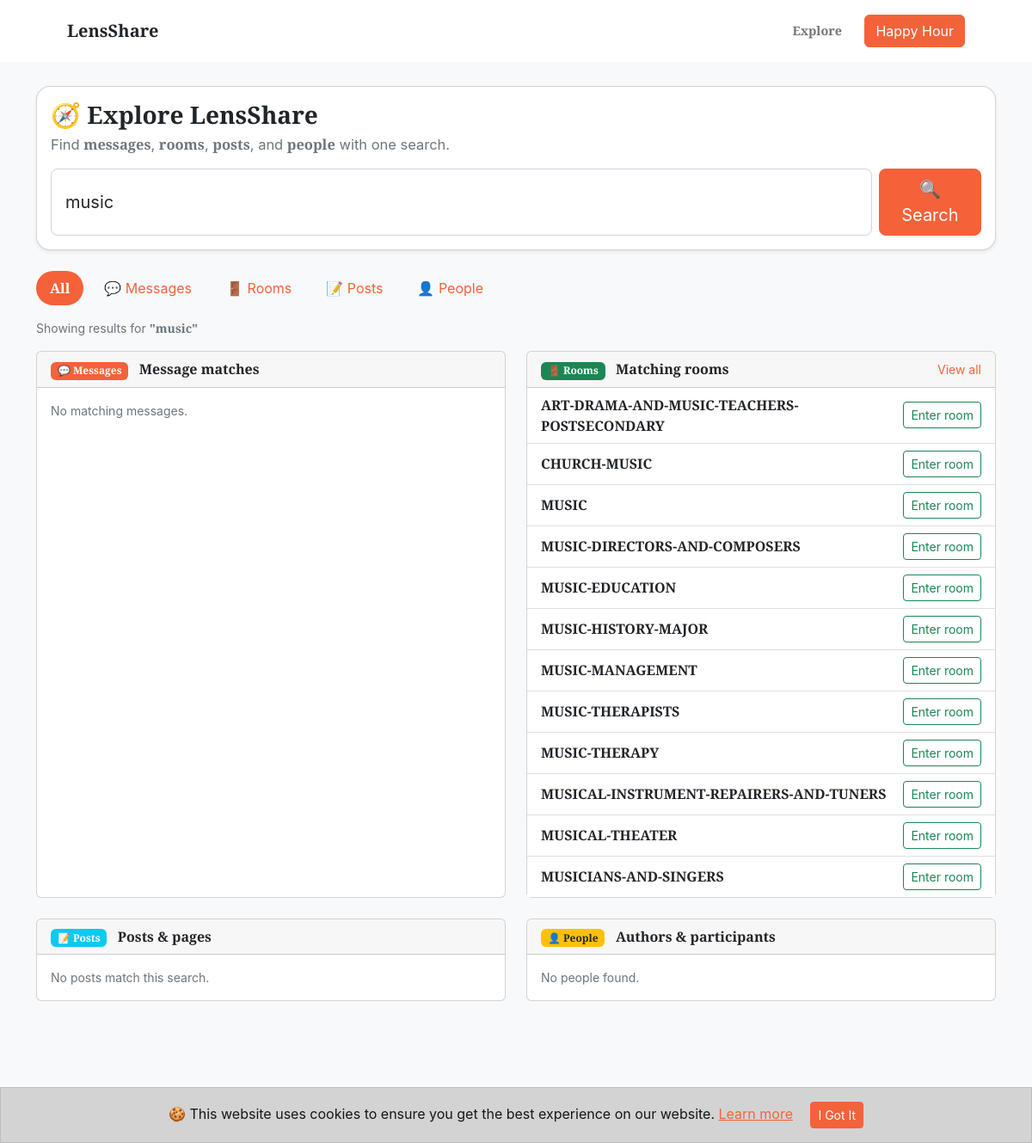
/search.php?q=music, run on an earlier commit of the app's database.
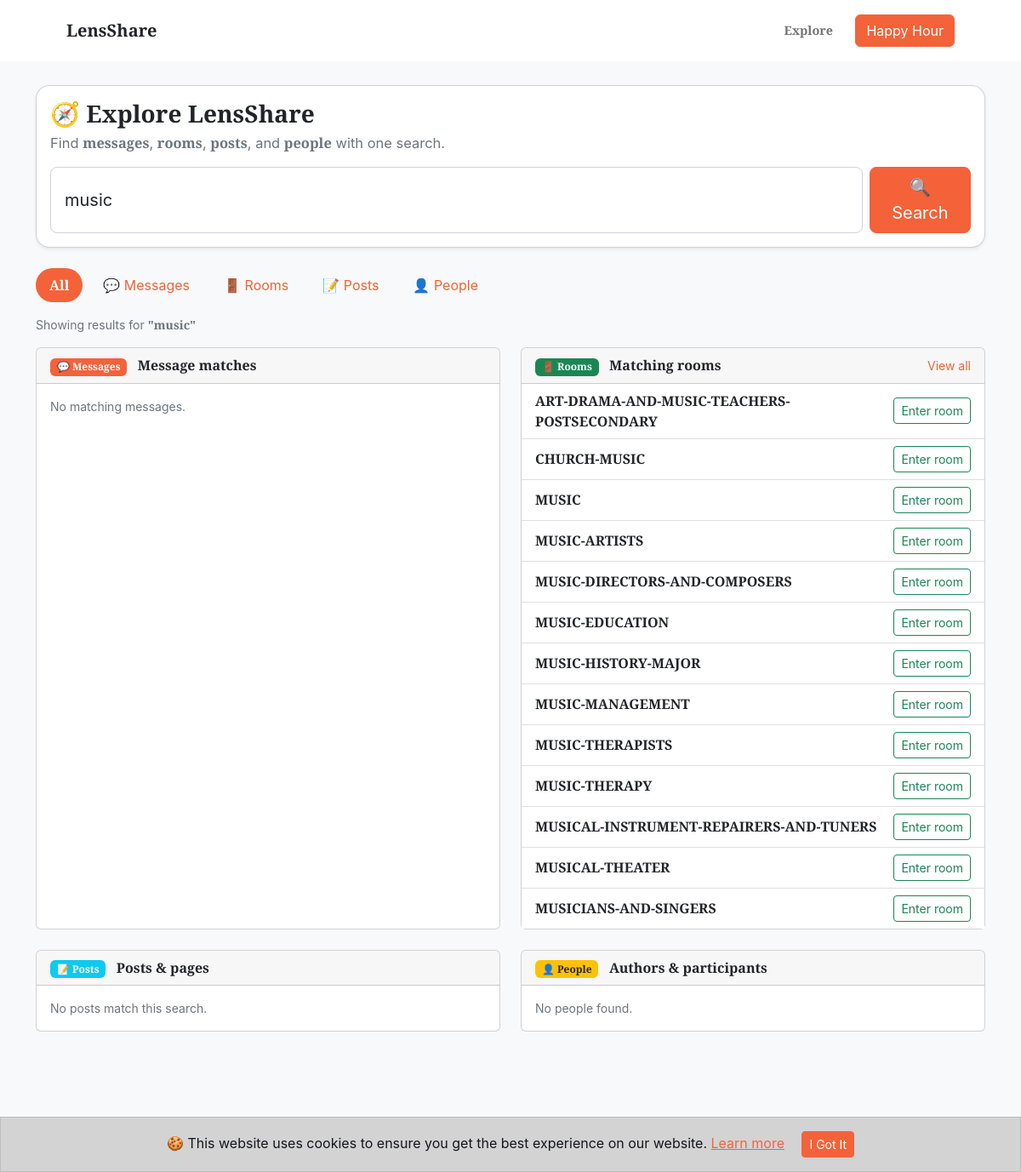
And on a later commit of the database.
### tables this page shows
CREATE TABLE rooms (
       id INTEGER PRIMARY KEY AUTOINCREMENT,
       slug TEXT UNIQUE NOT NULL,
       name TEXT NOT NULL,
       created_at TEXT NOT NULL
     , is_active INTEGER NOT NULL DEFAULT 1);

### search.php (the view, shortened to what the changed rows need)
<?php
$debug = true;
try {
    $db = new PDO('sqlite:' . env_db_path());
    $db->setAttribute(PDO::ATTR_ERRMODE, PDO::ERRMODE_EXCEPTION);
} catch (Throwable $e) {
    $db = null;
}
$q    = trim($_GET['q'] ?? '');
$type = $_GET['type'] ?? 'all';
$limitParam    = $_GET['limit'] ?? '';
$defaultLimit  = 20;
$limitAll      = false;
$limit         = $defaultLimit;
if ($limitParam === '') {
    $limitAll = false;
    $limit    = $defaultLimit;
} elseif ($limitParam === 'all') {
    $limitAll = true;
} else {
    $limitAll = false;
    $limit    = (int)$limitParam;
    if ($limit < 1)   { $limit = 1; }
    if ($limit > 1000){ $limit = 1000; }
}
$limitClause = $limitAll ? '' : (' LIMIT ' . $limit);
$types = [
    'all'      => 'All',
    'messages' => '💬 Messages',
    'rooms'    => '🚪 Rooms',
    'posts'    => '📝 Posts',
    'people'   => '👤 People',
];
$roomResults    = [];
if ($db) {
    try {
        $like = '%' . $q . '%';
        if ($type === 'all' || $type === 'rooms') {
            $sql = "
                SELECT id, slug, name
                FROM rooms
                WHERE name LIKE :q
                ORDER BY name ASC
                $limitClause
            ";
            $stmt = $db->prepare($sql);
            $stmt->execute([':q' => $like]);
            $roomResults = $stmt->fetchAll(PDO::FETCH_ASSOC) ?: [];
        }
    } catch (Throwable $e) {
        error_log('Search.php DB error: ' . $e->getMessage());
        if ($debug) {
            echo '<div style="padding:1rem; margin:1rem; border:1px solid red; font-family:monospace;">';
            echo '<strong>Search DB error:</strong><br>';
            echo htmlspecialchars($e->getMessage()) . '<br>';
            echo '<small>File: ' . htmlspecialchars($e->getFile()) . ' line ' . (int)$e->getLine() . '</small>';
            echo '</div>';
        } else {
            echo '<div class="alert alert-warning m-3">Search is temporarily unavailable.</div>';
        }
    }
}
?>
<!DOCTYPE html>
<html lang="en">
<head>
    <link href="https://cdn.jsdelivr.net/npm/bootstrap@5.3.3/dist/css/bootstrap.min.css" rel="stylesheet" />
    <link href="https://cdn.jsdelivr.net/npm/bootstrap-icons@1.5.0/font/bootstrap-icons.css" rel="stylesheet" />
    <link href="css/styles.css" rel="stylesheet" />
    <link href="css/custom.css" rel="stylesheet" />
</head>
<body>
    <main class="bg-light pb-4">
        <div class="container">
            <div class="card shadow-sm mb-4 search-hero-card">
                <div class="card-body">
                    <h1 class="h3 mb-1"><strong>🧭 Explore LensShare</strong></h1>
                </div>
            </div>
            <div class="search-chip-bar mb-2">
                <ul class="nav nav-pills flex-wrap">
                    <?php foreach ($types as $tKey => $tLabel): ?>
                        <li class="nav-item me-2 mb-2">
                            <a class="nav-link<?= $type === $tKey ? ' active' : '' ?>"
                               href="search.php?q=<?= urlencode($q) ?>&type=<?= urlencode($tKey) ?>">
                                <?= htmlspecialchars($tLabel) ?>
                            </a>
                        </li>
                    <?php endforeach; ?>
                </ul>
            </div>
            <?php if ($db): ?>
                <?php if ($type === 'all'): ?>
                    <div class="row">
                        <div class="col-md-6 mb-4">
                            <div class="card h-100">
                                <div class="card-body p-0">
                                    <?php if (empty($roomResults)): ?>
                                        <p class="text-muted small m-3">No rooms found.</p>
                                    <?php else: ?>
                                        <div class="list-group list-group-flush">
                                            <?php foreach ($roomResults as $r): ?>
                                            <div class="list-group-item d-flex justify-content-between align-items-center">
                                                <div>
                                                    <div class="fw-semibold">
                                                        <?= htmlspecialchars($r['name']) ?>
                                                    </div>
                                                </div>
                                                <a class="btn btn-sm btn-outline-success"
                                                   href="room.php?room=<?= urlencode($r['slug']) ?>">
                                                    Enter room
                                                </a>
                                            </div>
                                            <?php endforeach; ?>
                                        </div>
                                    <?php endif; ?>
                                </div>
                            </div>
                        </div>
                    </div>
                <?php endif; ?>
            <?php endif; ?>
        </div>
    </main>
</body>
</html>

What changed in the data, as far as the page shows it:
added rooms: name "MUSIC-ARTISTS"
